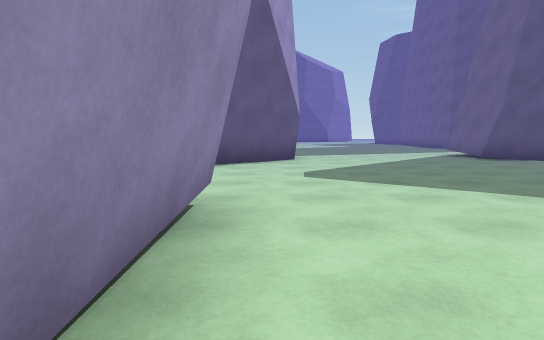
view 1 (above)

20 first-person views from a walk through a Unity game level. The camera is 1.2 m above the floor, tilts 6° down and sees 80° across. The floor is counted in squares, 2 m on a side. Each view is taken from the middle of a square. On the plan, view 1 faces up. The plan holds only what a view shows up to about 10 squares ahead; the rest is blank. The place goes on beyond the plan.

view 2
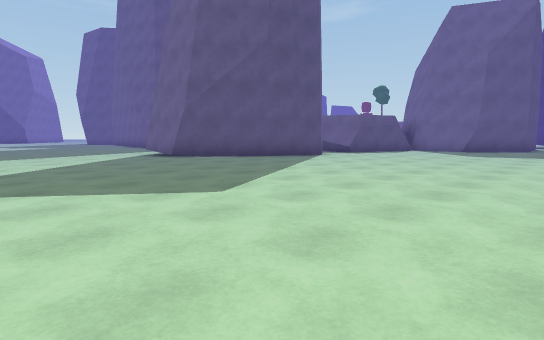

view 3
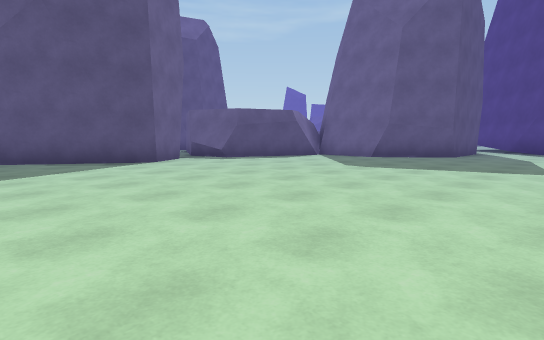

view 4
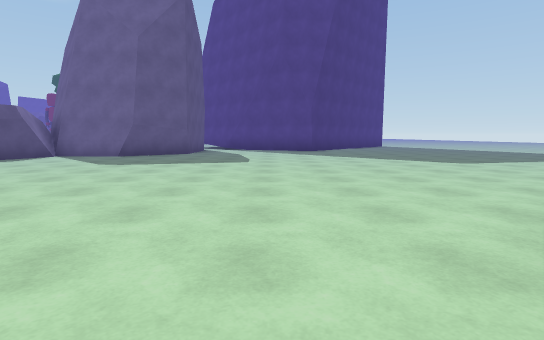

view 5
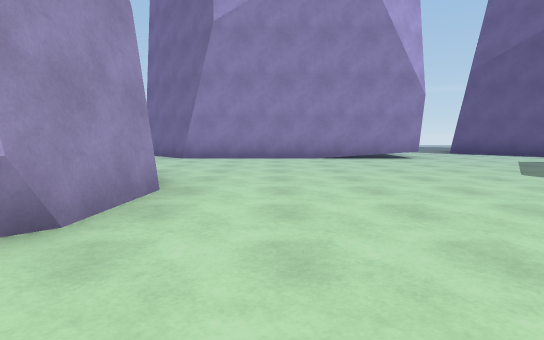

view 6
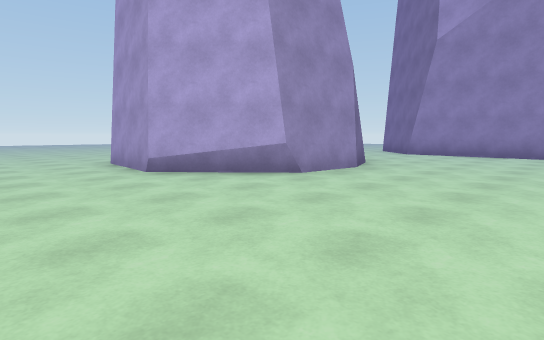

view 7
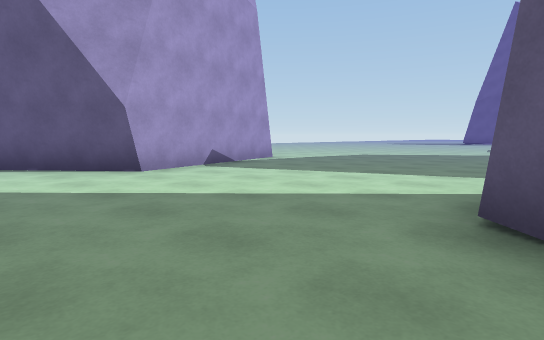

view 8
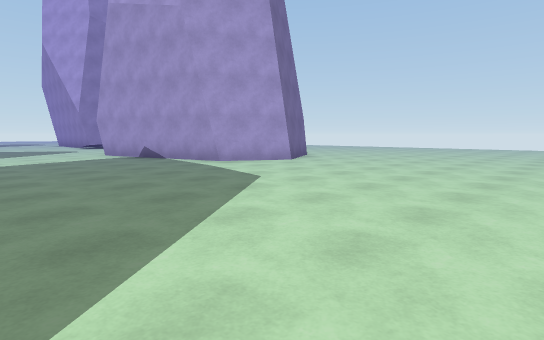

view 9
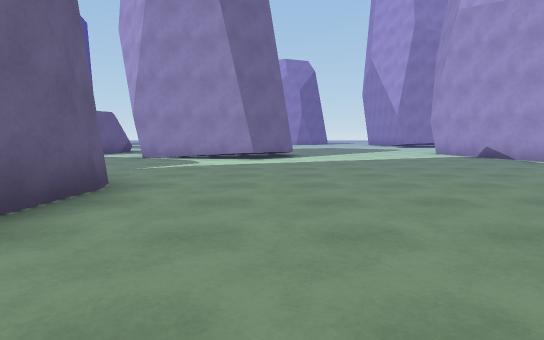

view 10
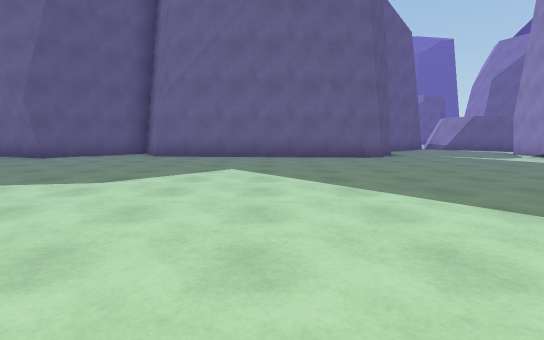

view 11
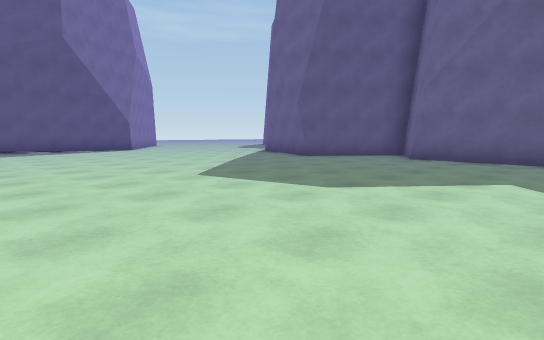

view 12
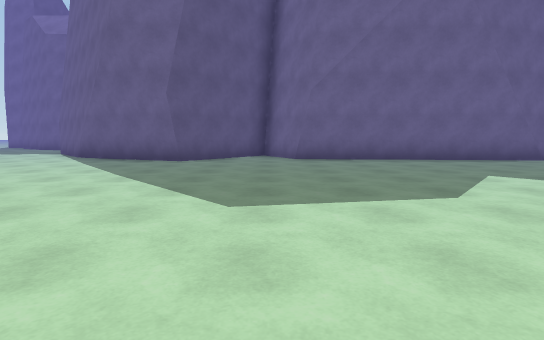

view 13
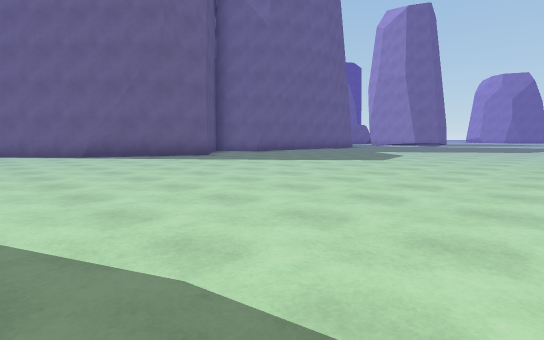

view 14
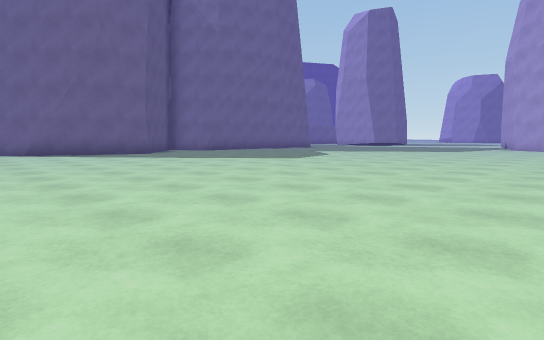

view 15
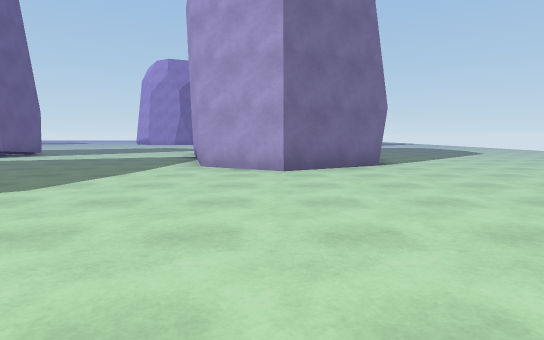

view 16
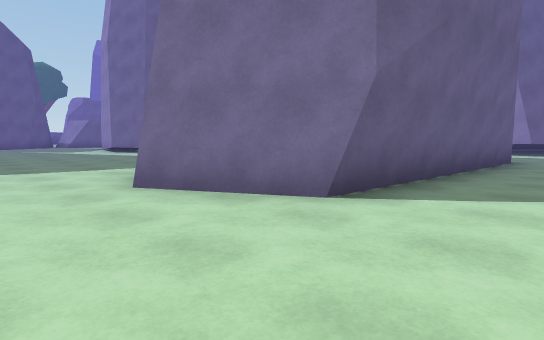

view 17
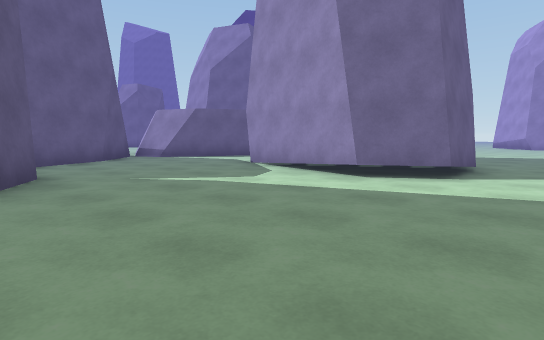

view 18
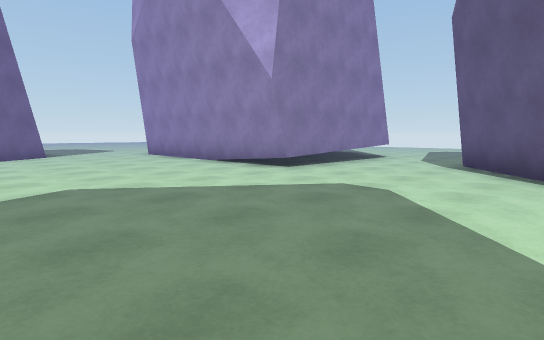

view 19
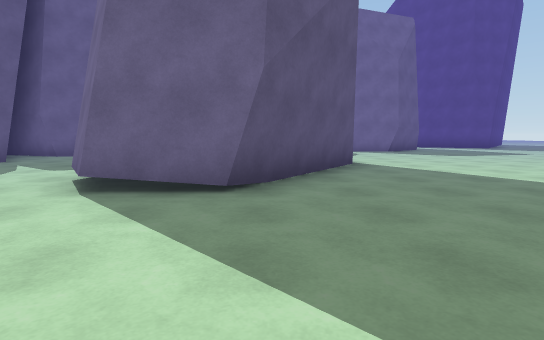

view 20
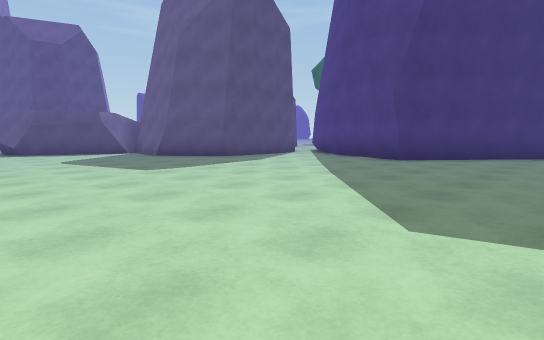

### Floor plan
Points are (right, up) in squares from view 1. A wall is a line through its corners. A room is listed if a view was taken in it or the views show most of it. See-through windows are left out.
Room 1 (views 1, 2, 3, 4, 5, 6, 7, 8, 9, 10, 11, 12, 13, 14, 15, 16, 17, 18, 19, 20)
walls: (7.9, 15.4) (8.4, 21.3) (10, 22.2) (7.6, 24.2) (8.9, 27.4); (9.7, 14.1) (8.1, 14.9) (7.9, 15.8); (10.5, 7) (9.4, 6.2) (8.8, 6.3) (5.5, 8.4) (5.5, 10) (6.6, 10.7) (9.8, 10.1); (11.2, 7.6) (12.7, 10.6); (12.5, 10.2) (13.3, 10.6); (13.4, 11.4) (12.5, 12.3) (11.4, 14.4) (12.1, 16.1); (14.2, 5.4) (11.6, 6.3) (11.1, 7.5); (-4.8, 6.5) (-4.3, 12.2) (-2.2, 13.4) (-0.6, 12.5) (0.6, 8.2) (-3.1, 5.1); (15.1, 5.9) (13.8, 5.4); (-4.9, 2.5) (-4.6, 2.9) (-0.4, 2.8) (-0.5, -3.2); (3.3, -2.7) (4.3, -2.4) (6.2, -2.5) (7.6, -4.3) (7.5, -6.5); (2.1, -3.8) (3.2, -2.9); (17.4, 1.8) (15.9, 1.8) (14.6, 3.3) (14.7, 5.4); (8.6, 26.9) (10.8, 28.9); (20.9, -5.1) (17.8, -2.6) (19, 0.3)
low walls: (11.4, 6.4) (11.2, 7.6)
ways out: opening at (0.5, -3.5); opening at (7.5, -8.5); gap at (11, 7)

Positions as (right, up) in squares from view 1, and headings:
1: (0, 0), facing up
2: (1, 0), facing up-right
3: (6, -1), facing up-right
4: (5, -1), facing right
5: (8, -1), facing left
6: (10, 1), facing down-left
7: (6, 6), facing up-left
8: (4, 19), facing down-left
9: (6, 19), facing down
10: (-1, 18), facing right
11: (0, 18), facing up-right
12: (0, 22), facing right
13: (-1, 30), facing down-right
14: (-3, 29), facing down-right
15: (-2, 19), facing down
16: (-6, 15), facing down-right
17: (4, 15), facing down-right
18: (4, 7), facing down-left
19: (2, 8), facing right
20: (10, -6), facing up-right
